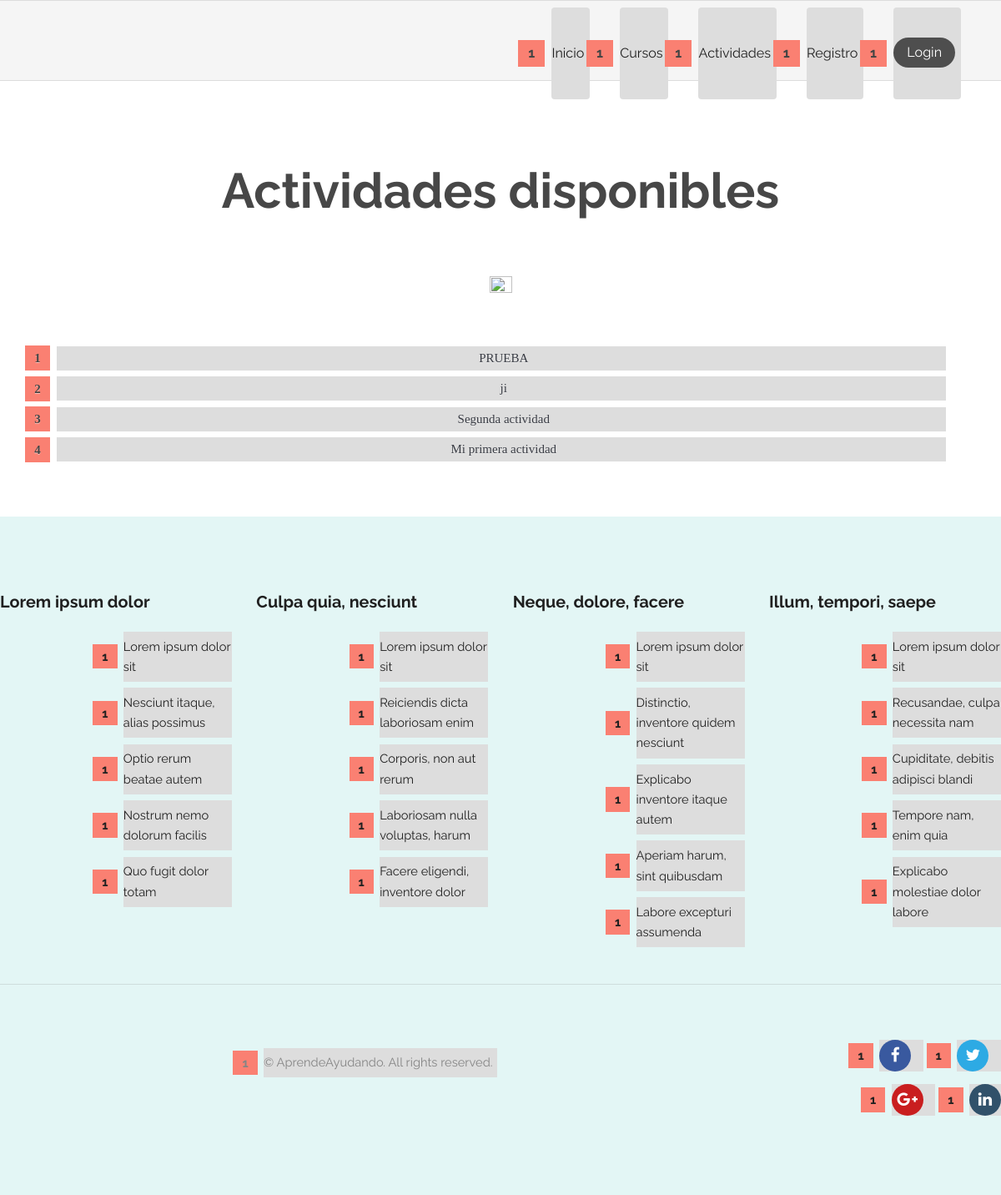
The page /activity/ on the database its author committed.
### activity/models.py (models this page shows, shortened)
class Activity(models.Model):
    title = models.CharField(max_length=200)
    pub_date = models.DateTimeField(verbose_name="date published", auto_now_add=True)
    enrolled_users = models.ManyToManyField(get_user_model(), related_name="activities", blank=True)
    entity = models.ForeignKey(get_user_model(), null=True, on_delete=models.CASCADE, limit_choices_to={'groups__name':'EntidadPublicoPrivada'})
    restricted_entry = models.BooleanField(null=True) #Aun falta añadir esta funcionalidad(recordad hacer el makemigrations->migrate si lo implementais)
    class Meta:
        verbose_name = "Actividad"
        verbose_name_plural = "Actividades"

### activity/views.py (the view)
# urls.py: path('', views.index, name='index'), # /activity/
def index(request):
    activityList = Activity.objects.order_by('-pub_date')[:5]
    id_activities_list_inscripted = []
    for activity in activityList:
        if request.user in activity.enrolled_users.all() or request.user==activity.entity:
            id_activities_list_inscripted.extend([activity.id])
    is_entity = False
    if request.user.has_perm('activity.add_activity'):
        is_entity = True
    context = {
        'activityList': activityList,
        'activities_list_inscripted': id_activities_list_inscripted,
        'is_entity': is_entity
    }
    return render(request, 'activity/index.html', context)

### AprendeAyudando/templates/activity/index.html (shortened to what this page needs)
{% extends "registration/base.html" %}
{% block content %}
<section class="wrapper align-center login">
    {% load static %}
    <link rel="stylesheet" type="text/css" href="{% static 'activity/style.css' %}">
    <div class="container 100% listaActividades">
        {% if filtered_by_enrolled %}
            <h2>Tus actividades</h2>
        {% else %}
            <h2>Actividades disponibles</h2>
        {% endif %}
        <img src="{% static 'general/images/logoTransparent.png' %}" alt="" style="width:15%;height:15%;border-radius:500px;">
        <br><br><br>
        {% if activityList %}
        <ol id="prettyList" style="width:92%;">
            {% for activity in activityList %}
                {% if not activity.id in activities_list_inscripted %}
                    <li id="prettyListItem"><a href="{% url 'activity:inscription' activity.id %}">{{ activity.title }}</a></li>
                {% else %}
                    <li id="prettyListItem"><a href="{% url 'activity:join' activity.id %}">{{ activity.title }}</a></li>
                {% endif %}
            {% endfor %}
        </ol>
        {% else %}
            <p>Lo sentimos, no hay actividades disponibles.</p>
        {% endif %}
    </div>
</section>
{% endblock %}

### AprendeAyudando/static/general/css/skel.css (style rules this page uses)
html,body,div,span,applet,object,iframe,h1,h2,h3,h4,h5,h6,p,blockquote,pre,a,abbr,acronym,address,big,cite,code,del,dfn,em,img,ins,kbd,q,s,samp,small,strike,strong,sub,sup,tt,var,b,u,i,center,dl,dt,dd,ol,ul,li,fieldset,form,label,legend,table,caption,tbody,tfoot,thead,tr,th,td,article,aside,canvas,details,embed,figure,figcaption,footer,header,hgroup,menu,nav,output,ruby,section,summary,time,mark,audio,video { margin:0;padding:0;border:0;font-size:100%;font:inherit;vertical-align:baseline; }
article,aside,details,figcaption,figure,footer,header,hgroup,menu,nav,section { display:block; }
body { line-height:1; }
ol,ul { list-style:none; }
body { -webkit-text-size-adjust:none }
*, *:before, *:after { -moz-box-sizing: border-box; -webkit-box-sizing: border-box; box-sizing: border-box; }
.container { margin-left: auto; margin-right: auto; width: 1200px; }

### AprendeAyudando/static/general/css/style.css (style rules this page uses)
body { background: #fff; }
body, input, select, textarea { color: #444; font-family: "Raleway", Helvetica, sans-serif; font-size: 13pt; font-weight: 400; line-height: 1.65em; }
a { color: #383b43; text-decoration: none; }
h1, h2, h3, h4, h5, h6 { color: #474747; font-weight: 700; line-height: 1em; margin: 0 0 1em 0; }
h2 { font-size: 1.75em; line-height: 1.5em; }
.align-center { text-align: center; }
ol { list-style: decimal; margin: 0 0 2em 0; padding-left: 1.25em; }
ol li { padding-left: 0.25em; }
.login { padding-bottom: 10em; }
.login h2 { font-size: 4em; }
.wrapper { padding: 6em 0em 4em; }

### AprendeAyudando/static/general/css/style-xlarge.css (style rules this page uses)
body, input, select, textarea { font-size: 11pt; }

### AprendeAyudando/static/courses/style.css (style rules this page uses)
#prettyList { counter-reset: prettyListItem; list-style: none; *list-style: decimal; font: 15px 'trebuchet MS', 'lucida sans'; padding: 0; margin-bottom: 4em; text-shadow: 0 1px 0 rgba(255,255,255,.5); }
#prettyList { margin: 0 0 0 2em; }
#prettyListItem { position: relative; display: block; padding: .4em .4em .4em .8em; *padding: .4em; margin: .5em 0 .5em 2.5em; background: #ddd; color: #444; text-decoration: none; transition: all .3s ease-out; }
#prettyListItem:before { content: counter(prettyListItem); counter-increment: prettyListItem; position: absolute; left: -2.5em; top: 50%; margin-top: -1em; background: #fa8072; height: 2em; width: 2em; line-height: 2em; text-align: center; font-weight: bold; }
#prettyListItem:after { position: absolute; content: ''; border: .5em solid transparent; left: -1em; top: 50%; margin-top: -.5em; transition: all .3s ease-out; }

### AprendeAyudando/static/activity/style.css (style rules this page uses)
ol { counter-reset: li; list-style: none; *list-style: decimal; font: 15px 'trebuchet MS', 'lucida sans'; padding: 0; margin-bottom: 4em; text-shadow: 0 1px 0 rgba(255,255,255,.5); }
ol { margin: 0 0 0 2em; }
li { position: relative; display: block; padding: .4em .4em .4em .8em; *padding: .4em; margin: .5em 0 .5em 2.5em; background: #ddd; color: #444; text-decoration: none; transition: all .3s ease-out; }
li:before { content: counter(li); counter-increment: li; position: absolute; left: -2.5em; top: 50%; margin-top: -1em; background: #fa8072; height: 2em; width: 2em; line-height: 2em; text-align: center; font-weight: bold; }
li:after { position: absolute; content: ''; border: .5em solid transparent; left: -1em; top: 50%; margin-top: -.5em; transition: all .3s ease-out; }

### rows shown on the page
Activity: title "PRUEBA"
Activity: title "ji"
Activity: title "Segunda actividad"
Activity: title "Mi primera actividad"
